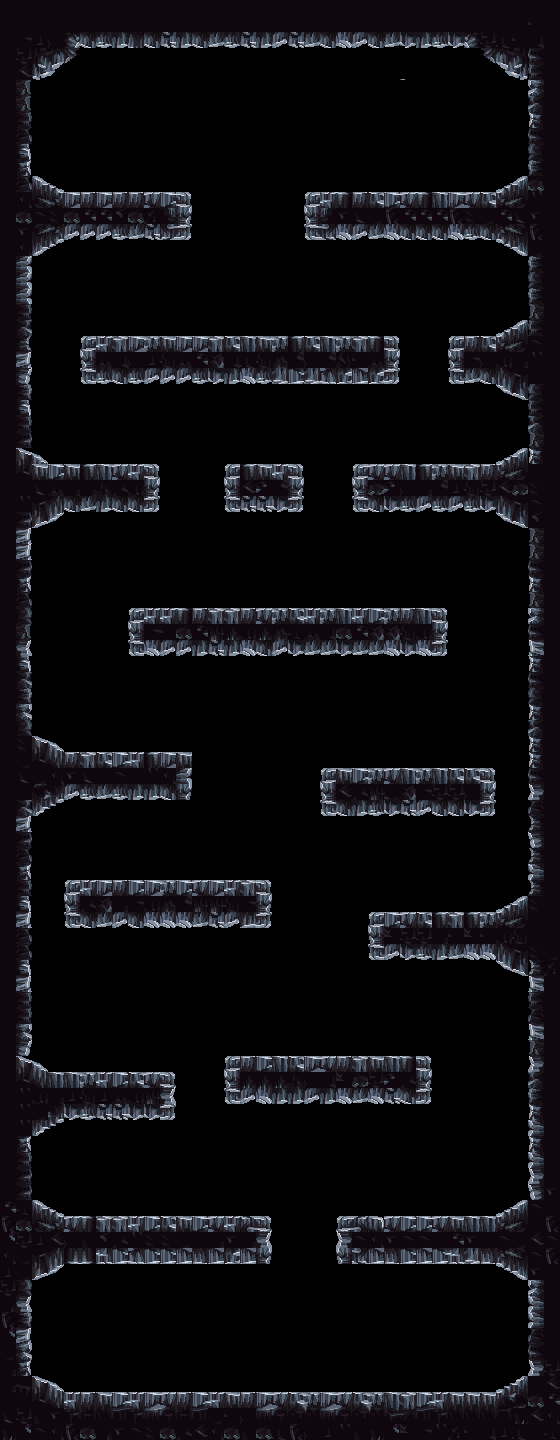

A level layout from a 2D game, rendered from its tile map. Below: a short description, then the map file with tile-grid data replaced by summaries:
An orthogonal 35x90 tile map with 16x16 px tiles, 1 tile layer (tiles), 2 hidden layers not drawn and 20 objects (20x Colisor).

<map version="1.10" tiledversion="1.11.0" orientation="orthogonal" renderorder="right-down" width="35" height="90" tilewidth="16" tileheight="16" infinite="0" nextlayerid="7" nextobjectid="54">
 <editorsettings>
  <export target="mapa_fase1.tmx" format="tmx" />
 </editorsettings>
 <tileset firstgid="1" source="cavern_tiles.tsx" />
 <layer id="4" name="background 2" width="35" height="90" visible="0">
  <data>[3150 cells, 102 non-empty, 28 distinct tile ids]</data>
 </layer>
 <layer id="3" name="background 1" width="35" height="90" visible="0">
  <data>[3150 cells, 279 non-empty, 35 distinct tile ids]</data>
 </layer>
 <objectgroup color="#ff00ff" id="6" name="colisões">
  <object id="33" name="floor" type="Colisor" x="-0.333333" y="192" width="191.667" height="46.3333" />
  <object id="34" name="parede" type="Colisor" x="0.666667" y="-1.33333" width="30" height="1442.67" />
  <object id="35" name="floor" type="Colisor" x="81" y="336.5" width="318.5" height="46.5" />
  <object id="36" name="floor" type="Colisor" x="224" y="463.5" width="79.5" height="47.5" />
  <object id="37" name="floor" type="Colisor" x="0.5" y="464.5" width="159.5" height="46.5" />
  <object id="38" name="floor" type="Colisor" x="0.5" y="752.5" width="190.5" height="47" />
  <object id="39" name="floor" type="Colisor" x="10.5" y="1216.5" width="261" height="48.5" />
  <object id="40" name="floor" type="Colisor" x="10.5" y="1072.5" width="163.5" height="45.5" />
  <object id="41" name="floor" type="Colisor" x="337" y="1216.5" width="220.5" height="47" />
  <object id="42" name="floor" type="Colisor" x="225.5" y="1056" width="205" height="47" />
  <object id="43" name="floor" type="Colisor" x="65" y="881" width="205.5" height="45.5" />
  <object id="44" name="floor" type="Colisor" x="368.5" y="911.5" width="192" height="46" />
  <object id="45" name="floor" type="Colisor" x="321.5" y="769.5" width="173" height="45" />
  <object id="46" name="floor" type="Colisor" x="129.5" y="609" width="318.5" height="45" />
  <object id="47" name="floor" type="Colisor" x="352.5" y="464" width="206" height="45" />
  <object id="49" name="floor" type="Colisor" x="448" y="336.5" width="112.5" height="45" />
  <object id="50" name="floor" type="Colisor" x="305" y="192.5" width="256" height="44.5" />
  <object id="51" name="parede" type="Colisor" x="530.5" y="0" width="28" height="1439" />
  <object id="52" name="floor" type="Colisor" x="0" y="1394" width="561" height="44" />
  <object id="53" name="parede" type="Colisor" x="0" y="-1" width="561" height="42" />
 </objectgroup>
 <layer id="1" name="tiles" width="35" height="90">
  <data>[3150 cells, 1157 non-empty, 130 distinct tile ids]</data>
 </layer>
</map>
